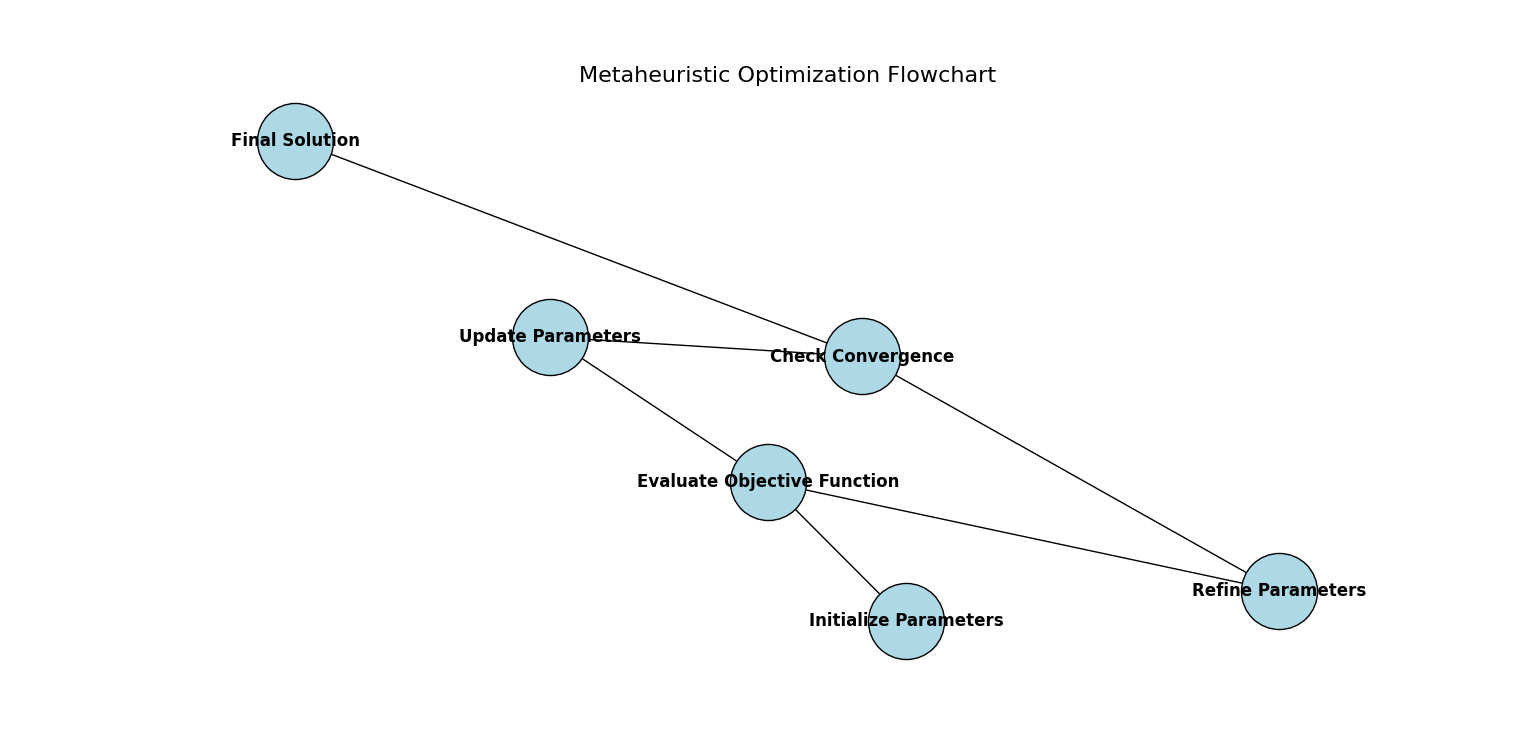

Recreate this plot in Python.
import matplotlib.pyplot as plt
import networkx as nx

# Create a directed graph to represent the optimization flowchart
G = nx.DiGraph()

# Add nodes representing different parameters and stages of the optimization process
G.add_node("Initialize Parameters")
G.add_node("Evaluate Objective Function")
G.add_node("Update Parameters")
G.add_node("Check Convergence")
G.add_node("Refine Parameters")
G.add_node("Final Solution")

# Add edges to show the flow between different stages
G.add_edges_from([
    ("Initialize Parameters", "Evaluate Objective Function"),
    ("Evaluate Objective Function", "Update Parameters"),
    ("Update Parameters", "Check Convergence"),
    ("Check Convergence", "Refine Parameters"),
    ("Refine Parameters", "Evaluate Objective Function"),
    ("Check Convergence", "Final Solution")
])

# Set up the layout for the nodes
# Use spring layout for a dynamic appearance
pos = nx.spring_layout(G, seed=42)

# Draw the nodes, edges, and labels
plt.figure(figsize=(10, 8))

# Draw the nodes with a gear-like appearance
nx.draw_networkx_nodes(G, pos, node_size=3000,
    node_color='lightblue',node_shape='o', edgecolors='black')

# Draw the edges as arrows to indicate direction of flow
nx.draw_networkx_edges(G, pos, arrowstyle='-|>',
    arrowsize=20, edge_color='black')

# Add labels to the nodes
nx.draw_networkx_labels(G, pos, font_size=12,
                        font_color='black', font_weight='bold')

# Add a title to the plot
plt.title("Metaheuristic Optimization Flowchart", fontsize=16)

# Remove the axes for a cleaner look
plt.axis('off')

# Show the plot
plt.show()
